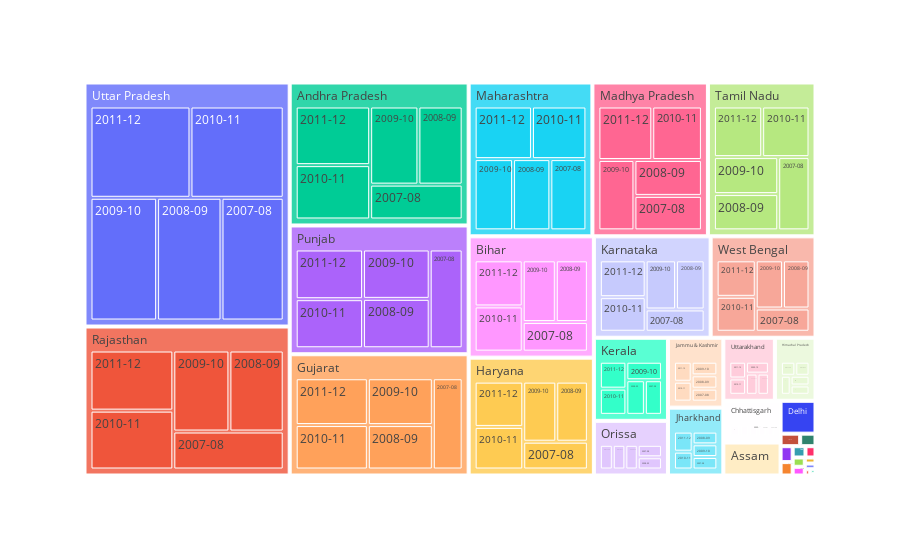

The notebook cell this image was saved under:
### Code cell
# Preparing egg production data for treemap visualization
egg_production_df = merged_prod_d['Egg'].drop('All India').reset_index()
egg_production_df = egg_production_df.melt(id_vars='States/Uts', var_name='Year',
                     value_name='Production')


# Plotting treemap for egg production
fig = px.treemap(egg_production_df, path=['States/Uts', 'Year'],
                 values='Production', color_continuous_scale='RdBu')
fig.show()

### Figure 1 — Plotly figure (JSON) as saved in the notebook; plotly's stock layout.template omitted (floating-point values rounded to 4 significant figures; data arrays with more than 128 entries replaced by an {"elided": "..."} marker saying what was removed)
{"data": [{"branchvalues": "total", "domain": {"x": [0, 1], "y": [0, 1]}, "hovertemplate": "labels=%{label}<br>Production=%{value}<br>parent=%{parent}<br>id=%{id}<extra></extra>", "ids": {"elided": "210 str values"}, "labels": {"elided": "210 str values"}, "name": "", "parents": {"elided": "210 str values"}, "type": "treemap", "values": {"elided": "210 int values"}}], "layout": {"legend": {"tracegroupgap": 0}, "margin": {"t": 60}}}
